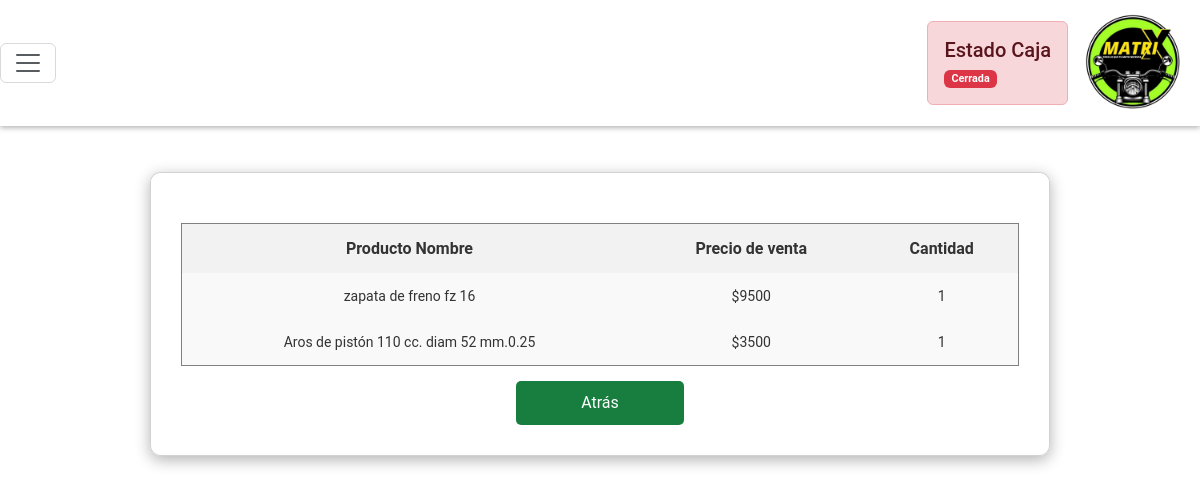
The app's page /ver_detalle_ventas/70/ with its own data.
### Ventas/models.py (models this page shows)
class Productos_Vendidos(models.Model):
    venta=models.ForeignKey(Venta, on_delete=models.CASCADE)
    producto=models.ForeignKey(Producto, on_delete=models.CASCADE)
    cantidad=models.IntegerField(validators=[MinValueValidator(0)])
    subtotal=models.IntegerField()

### Productos/models.py (models this page shows)
class Producto(models.Model):
    nombre=models.CharField(max_length=100, blank=False, null=False)
    precio=models.DecimalField(max_digits=10, decimal_places=2,blank=False, null=False,validators=[MinValueValidator(0)])
    existencias=models.PositiveIntegerField(default=0, blank=False,null=False)
    stock_maximo=models.PositiveIntegerField(default=0, blank=True,null=True,validators=[MinValueValidator(0)])
    stock_minimo=models.PositiveIntegerField(default=0, blank=True,null=True,validators=[MinValueValidator(0)])
    proveedores=models.ManyToManyField(Proveedor, through='Producto_Intermedia')
    def __str__(self):
        return f"{self.nombre}"

### Matrix/views.py (the view)
# urls.py: path('ver_detalle_ventas/<int:id_ventas>/',views.ver_detalle_venta, name='ver_detalle_venta')
def ver_detalle_venta(request, id_ventas):
    venta=Venta.objects.get(id=id_ventas)
    productos_vendidos=venta.productos_vendidos_set.all()
    return render(request,'ver_detalle_venta.html',{'productos_vendidos':productos_vendidos})

### templates/ver_detalle_venta.html (shortened to what this page needs)
{% extends 'menu.html' %}
{% load static %}
{% block extra_css %}
    <link rel="stylesheet" href="{% static 'css/detalleCpra.css' %}">
{% endblock %}
{% block content %}
    <div class="contenedor card">
        <table border="1">
            <tr>
                <th>Producto Nombre</th>
                <th>Precio de venta</th>
                <th>Cantidad</th>
            </tr>
            <tbody>
                {% for item in productos_vendidos %}
                    <tr>
                        <td>{{item.producto}}</td>
                        <td>${{item.subtotal}}</td>
                        <td>{{item.cantidad}}</td>
                    </tr>
                {% endfor %}
            </tbody>
        </table>
        <input type="button" onclick="window.location.href='{% url 'historial_ventas' %}'" value="Atrás">
    </div>
{% endblock %}

### static/css/menu.css (style rules this page uses)
body { font-family: 'Roboto',sans-serif; }

### static/css/detalleCpra.css (style rules this page uses)
.contenedor { display: flex; justify-content: center; align-items: center; width: 100%; max-width: 900px; margin: 30px auto; }
body { background-color: white; }
input[type="button"], input[type="submit"] { background-color: rgb(23, 126, 63); color: white; border: none; border-radius: 5px; cursor: pointer; padding: 10px; font-size: 16px; margin-top: 15px; width: 20%; transition: background-color 0.3s; }
.card { background-color: rgba(255, 255, 255, 0.7); border-radius: 10px; box-shadow: 0 4px 15px rgba(0, 0, 0, 0.3); padding: 30px; width: 90%; display: flex; flex-direction: column; transition: transform 0.3s; }
table { width: 100%; border-collapse: collapse; margin-top: 20px; }
th, td { padding: 15px; text-align: center; }
th { background-color: #f2f2f2; font-weight: bold; color: #333; }
tr { background-color: #f9f9f9; }
td { font-size: 14px; color: #333; }
th { font-size: 16px; }

### records on screen
Productos_Vendidos: producto "zapata de freno fz 16", subtotal "9500", cantidad "1"
Productos_Vendidos: producto "Aros de pistón 110 cc. diam 52 mm.0.25", subtotal "3500", cantidad "1"
